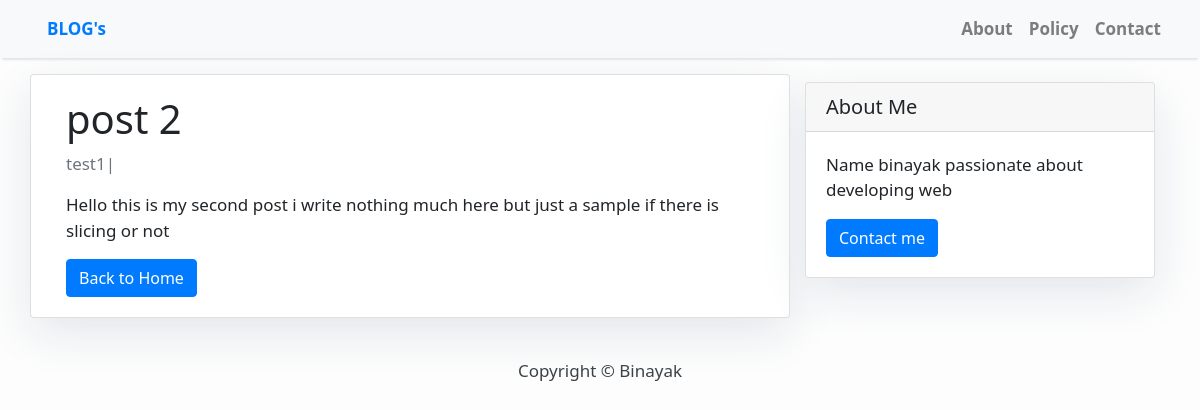
The page /post-2/ on the database its author committed.
### blog_app/models.py (models this page shows, shortened)
class POST(models.Model):
    title = models.CharField(max_length=200)
    slug = models.SlugField(max_length=200)
    author = models.ForeignKey(User, on_delete=models.CASCADE)
    updated_on = models.DateTimeField(auto_now=True)
    Content = models.TextField()
    created_on = models.DateTimeField(auto_now_add=True)
    status = models.IntegerField(choices=STATUS, default=0)
    class Meta:
        ordering = ['-created_on']

### blog_app/views.py (the view)
# urls.py: path('<slug:slug>/', views.PostDetail.as_view(), name="postdetail"),
class PostDetail(generic.DetailView):
    model = POST
    template_name = 'post_detail.html'

### templates/post_detail.html
{%  extends 'base.html' %}
{% block content %}
<div class="container">
    <div class="row">
        <div class="col-md-8 card mb-4 mt-3 left top">
            <div class="card-body">
                <h1>{% block title %} {{post.title}} {% endblock title %}</h1>
                <p class="text-muted">{{post.author}}|{{POST.created_on}}</p>
                <p class="card-text">{{post.Content | safe }}</p>
                <a href="{% url 'home'  %}" class="btn btn-primary">Back to Home</a>
            </div>
        </div>
        {% block sidebar %}  {% include 'sidebar.html'  %} {% endblock sidebar %}
    </div>
</div>
{% endblock content %}

### templates/base.html (style rules this page uses)
body { font-family: system-ui; font-size: 17px; background-color: #fdfdfd; }

### templates/sidebar.html (style rules this page uses)
.card { box-shadow: 0 16px 48px #E3E7EB; }

### rows shown on the page
POST: title "post 2", author "test1", Content "Hello this is my second post i write nothing much here but just a sample if there is slicing or not"
